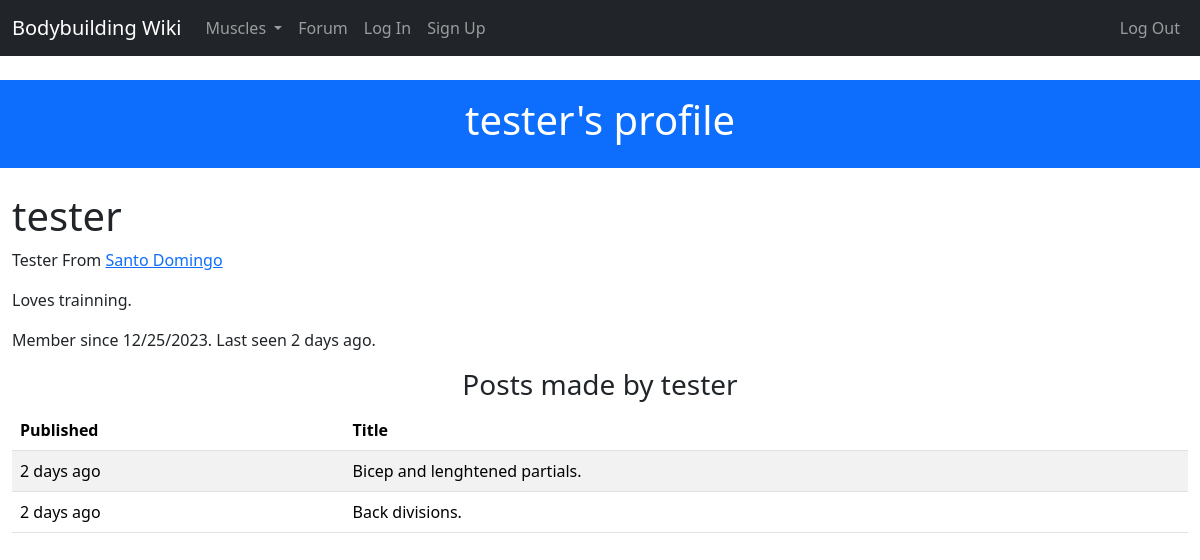
The page /user/tester on the database as committed earlier.
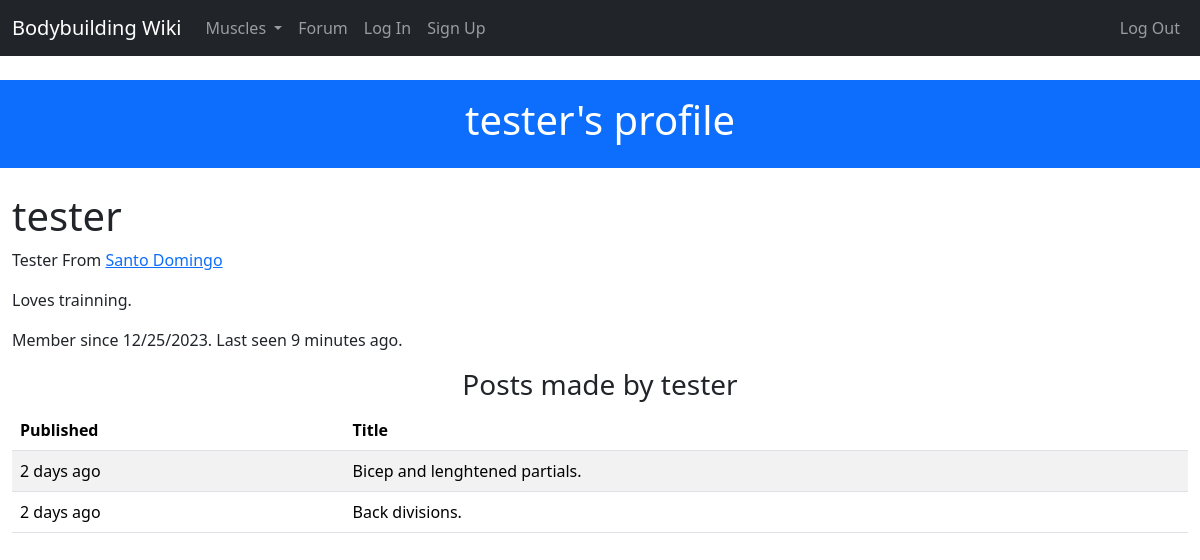
The same page on the database as committed later.
### project/models.py (models this page shows, shortened)
class User(UserMixin, db.Model):
    __tablename__ = 'users'
    id = db.Column(db.Integer, primary_key=True)
    username = db.Column(db.String(64), unique=True, index=True)
    email = db.Column(db.String(64), unique=True, index=True)
    role_id = db.Column(db.Integer, db.ForeignKey('roles.id'))
    name = db.Column(db.String(64))
    location = db.Column(db.String(64))
    about_me = db.Column(db.Text())
    member_since = db.Column(db.DateTime(), default=datetime.utcnow) # datetime.utcnow is missing the () at the end. This is because the default argument in db.Column() can take a function as a value.
    last_seen = db.Column(db.DateTime(), default=datetime.utcnow)
    password_hash = db.Column(db.String(128))
    posts = db.relationship('Post', backref='author', lazy='dynamic')
    comments = db.relationship('Comment', backref='author', lazy='dynamic')
    papers_saved = db.relationship('PaperSaved', lazy='dynamic')
    def can(self, perm):
        return self.role is not None and self.role.has_permission(perm)
    @property
    def password(self):
        raise AttributeError('password is not a readable attribute')

### project/main/views.py (the view)
@main.route('/user/<username>')
def user_detail(username):
    user_profile = User.query.filter_by(username=username).first_or_404()
    return render_template('user.html', user_profile=user_profile)

### project/main/__init__.py (called while the page is built)
@main.app_context_processor
def inject_user():
    return dict(user=current_user or None)

@main.app_context_processor
def inject_permissions():
    return dict(Permission=Permission)

@main.app_context_processor
def inject_muscles():
    return dict(muscles=Muscle.query.all())

### project/models.py (called while the page is built)
    def is_admin(self):
        return False

### project/templates/user.html (shortened to what this page needs)
{% extends "base.html" %}
{% block header %}
{% if user_profile == user %}
    Your profile
{% else %}
    {{ user_profile.username }}'s profile
{% endif %}
{% endblock header %}
{% block content %}
    <div class="page-header">
        <h1>{{ user_profile.username }}</h1>
        {% if user_profile.name or user_profile.location %}
        <p>
            {% if user_profile.name %}{{ user_profile.name }}{% endif %}
            {% if user_profile.location %}
                From <a href="http://maps.google.com/?q={{ user.location }}">
                        {{ user_profile.location }}
                    </a>
            {% endif %}
        </p>
        {% endif %}
        {% if user_profile.about_me %}<p>{{ user_profile.about_me }}</p>{% endif %}
        <p>
            Member since {{ moment(user_profile.member_since).format('L') }}.
            Last seen {{ moment(user_profile.last_seen).fromNow() }}.
        </p>
    </div>
    {% if user_profile.posts %}
        <h3 class="text-center">Posts made by {{user_profile.username }}</h3>
        <table class="table table-striped table-hover">
            <thead>
                <th scope="col">Published</th>
                <th scope="col">Title</th>
            </thead>
            <tbody>
                {% for post in user_profile.posts %}
                <tr scope="row">
                    <td>{{ moment(post.timestamp).fromNow() }}</td>
                    <td>{{post.title}}</td>
                </tr>
                {% endfor %}
            </tbody>
        </table>
    {% endif %}
{% endblock %}

Rows that differ between the two databases and show on the page:
changed User "tester": last_seen "2 days ago" → "9 minutes ago"
